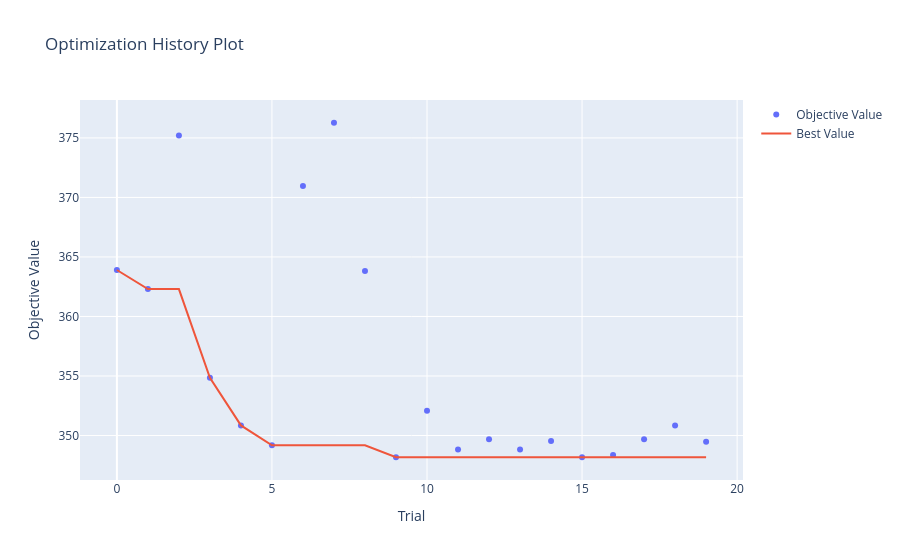
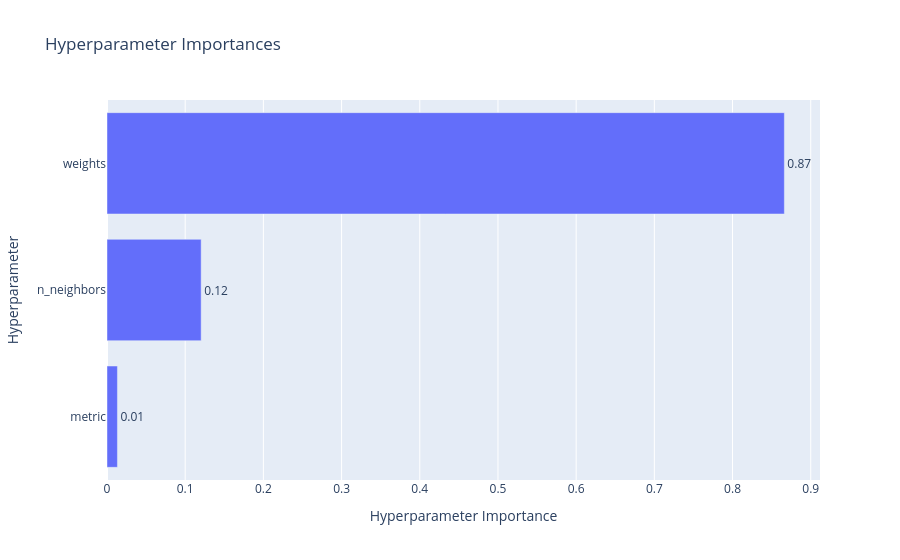

Here is the notebook cell these charts were saved with, in order:
### Markdown cell above
Лучшие гиперпараметры: {'n_neighbors': 9, 'weights': 'distance', 'metric': 'manhattan'}
Лучшая accuracy: 313.36775368571097

### Code cell
fig1 = optuna.visualization.plot_optimization_history(study_knn)  
fig2 = optuna.visualization.plot_param_importances(study_knn)      

display(fig1)
display(fig2)

### Figure 1 — Plotly figure (JSON) as saved in the notebook; plotly's stock layout.template omitted (floating-point values rounded to 4 significant figures)
{"data": [{"mode": "markers", "name": "Objective Value", "type": "scatter", "x": [0, 1, 2, 3, 4, 5, 6, 7, 8, 9, 10, 11, 12, 13, 14, 15, 16, 17, 18, 19], "y": [363.9, 362.3, 375.2, 354.8, 350.9, 349.2, 371.0, 376.3, 363.8, 348.2, 352.1, 348.8, 349.7, 348.8, 349.5, 348.2, 348.4, 349.7, 350.9, 349.5]}, {"mode": "lines", "name": "Best Value", "type": "scatter", "x": [0, 1, 2, 3, 4, 5, 6, 7, 8, 9, 10, 11, 12, 13, 14, 15, 16, 17, 18, 19], "y": [363.9, 362.3, 362.3, 354.8, 350.9, 349.2, 349.2, 349.2, 349.2, 348.2, 348.2, 348.2, 348.2, 348.2, 348.2, 348.2, 348.2, 348.2, 348.2, 348.2]}, {"marker": {"color": "#cccccc"}, "mode": "markers", "name": "Infeasible Trial", "showlegend": false, "type": "scatter", "x": [], "y": []}], "layout": {"title": {"text": "Optimization History Plot"}, "xaxis": {"title": {"text": "Trial"}}, "yaxis": {"title": {"text": "Objective Value"}}}}

### Figure 2 — Plotly figure (JSON) as saved in the notebook; plotly's stock layout.template omitted (floating-point values rounded to 4 significant figures)
{"data": [{"cliponaxis": false, "hovertemplate": ["metric (CategoricalDistribution): 0.013341292294357729<extra></extra>", "n_neighbors (IntDistribution): 0.12040565494165321<extra></extra>", "weights (CategoricalDistribution): 0.866253052763989<extra></extra>"], "name": "Objective Value", "orientation": "h", "text": ["0.01", "0.12", "0.87"], "textposition": "outside", "type": "bar", "x": [0.01334, 0.1204, 0.8663], "y": ["metric", "n_neighbors", "weights"]}], "layout": {"title": {"text": "Hyperparameter Importances"}, "xaxis": {"title": {"text": "Hyperparameter Importance"}}, "yaxis": {"title": {"text": "Hyperparameter"}}}}
